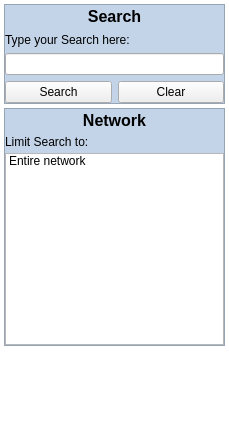
<?xml version="1.0" encoding="UTF-8"?>
<ui version="4.0">
 <class>SearchView</class>
 <widget class="QWidget" name="SearchView">
  <property name="geometry">
   <rect>
    <x>0</x>
    <y>0</y>
    <width>229</width>
    <height>441</height>
   </rect>
  </property>
  <property name="windowTitle">
   <string>Form</string>
  </property>
  <property name="styleSheet">
   <string notr="true">QWidget#SearchView{background-color: white;}</string>
  </property>
  <layout class="QGridLayout" name="gridLayout_3">
   <property name="margin">
    <number>4</number>
   </property>
   <property name="spacing">
    <number>4</number>
   </property>
   <item row="0" column="0">
    <widget class="QFrame" name="frame">
     <property name="styleSheet">
      <string notr="true">QFrame { 
background-color: #C3D4E8;
}</string>
     </property>
     <property name="frameShape">
      <enum>QFrame::StyledPanel</enum>
     </property>
     <property name="frameShadow">
      <enum>QFrame::Raised</enum>
     </property>
     <layout class="QGridLayout" name="gridLayout">
      <property name="margin">
       <number>0</number>
      </property>
      <property name="horizontalSpacing">
       <number>6</number>
      </property>
      <item row="0" column="0" colspan="2">
       <widget class="QToolButton" name="toolButtonSearchHeader">
        <property name="sizePolicy">
         <sizepolicy hsizetype="Expanding" vsizetype="Fixed">
          <horstretch>0</horstretch>
          <verstretch>0</verstretch>
         </sizepolicy>
        </property>
        <property name="font">
         <font>
          <pointsize>12</pointsize>
          <weight>75</weight>
          <bold>true</bold>
         </font>
        </property>
        <property name="styleSheet">
         <string notr="true">QToolButton { 
background-color: qlineargradient(x1:0, y1:0, x2:0, y2:1,
                                       stop:0 #C3D4E8, stop:1 #ECF9FB);

border: none;
}

QToolButton:hover {
background-color: #AFBED0;
}</string>
        </property>
        <property name="text">
         <string>Search</string>
        </property>
        <property name="icon">
         <iconset resource="resources.qrc">
          <normaloff>:/resources/system-search2.png</normaloff>:/resources/system-search2.png</iconset>
        </property>
        <property name="checkable">
         <bool>true</bool>
        </property>
        <property name="checked">
         <bool>true</bool>
        </property>
        <property name="toolButtonStyle">
         <enum>Qt::ToolButtonTextBesideIcon</enum>
        </property>
       </widget>
      </item>
      <item row="1" column="0" colspan="2">
       <widget class="QLabel" name="labelType">
        <property name="sizePolicy">
         <sizepolicy hsizetype="Preferred" vsizetype="Minimum">
          <horstretch>0</horstretch>
          <verstretch>0</verstretch>
         </sizepolicy>
        </property>
        <property name="maximumSize">
         <size>
          <width>16777215</width>
          <height>24</height>
         </size>
        </property>
        <property name="text">
         <string>Type your Search here:</string>
        </property>
       </widget>
      </item>
      <item row="2" column="0" colspan="2">
       <widget class="QLineEdit" name="lineEdit">
        <property name="toolTip">
         <string>the words to search</string>
        </property>
        <property name="whatsThis">
         <string>Here you can enter the words you are searching for.</string>
        </property>
        <property name="alignment">
         <set>Qt::AlignLeading</set>
        </property>
       </widget>
      </item>
      <item row="3" column="0">
       <widget class="QPushButton" name="pushButton">
        <property name="toolTip">
         <string>click on this button to run a new search</string>
        </property>
        <property name="whatsThis">
         <string>This button run a new search.</string>
        </property>
        <property name="text">
         <string>Search</string>
        </property>
       </widget>
      </item>
      <item row="3" column="1">
       <widget class="QPushButton" name="clearButton">
        <property name="text">
         <string>Clear</string>
        </property>
       </widget>
      </item>
     </layout>
    </widget>
   </item>
   <item row="1" column="0">
    <widget class="QFrame" name="frame_2">
     <property name="styleSheet">
      <string notr="true">QFrame#frame_2 { 
background-color: #C3D4E8;
}</string>
     </property>
     <property name="frameShape">
      <enum>QFrame::StyledPanel</enum>
     </property>
     <property name="frameShadow">
      <enum>QFrame::Raised</enum>
     </property>
     <layout class="QGridLayout" name="gridLayout_2">
      <property name="horizontalSpacing">
       <number>0</number>
      </property>
      <property name="verticalSpacing">
       <number>4</number>
      </property>
      <property name="margin">
       <number>0</number>
      </property>
      <item row="2" column="0">
       <widget class="QListWidget" name="friendsList">
        <property name="whatsThis">
         <string>Here you can limit the search to one host.</string>
        </property>
        <item>
         <property name="text">
          <string>Entire network</string>
         </property>
        </item>
       </widget>
      </item>
      <item row="1" column="0">
       <widget class="QLabel" name="label_2">
        <property name="text">
         <string>Limit Search to:</string>
        </property>
       </widget>
      </item>
      <item row="0" column="0">
       <widget class="QToolButton" name="toolButtonNetworkHeader">
        <property name="sizePolicy">
         <sizepolicy hsizetype="Expanding" vsizetype="Fixed">
          <horstretch>0</horstretch>
          <verstretch>0</verstretch>
         </sizepolicy>
        </property>
        <property name="font">
         <font>
          <pointsize>12</pointsize>
          <weight>75</weight>
          <bold>true</bold>
         </font>
        </property>
        <property name="styleSheet">
         <string notr="true">QToolButton { 
background-color: qlineargradient(x1:0, y1:0, x2:0, y2:1,
                                       stop:0 #C3D4E8, stop:1 #ECF9FB);
border: none;
}

QToolButton:hover {
background-color: #AFBED0;
}
</string>
        </property>
        <property name="text">
         <string>Network</string>
        </property>
        <property name="icon">
         <iconset resource="resources.qrc">
          <normaloff>:/resources/connections16.png</normaloff>:/resources/connections16.png</iconset>
        </property>
        <property name="checkable">
         <bool>true</bool>
        </property>
        <property name="checked">
         <bool>true</bool>
        </property>
        <property name="toolButtonStyle">
         <enum>Qt::ToolButtonTextBesideIcon</enum>
        </property>
       </widget>
      </item>
     </layout>
    </widget>
   </item>
   <item row="2" column="0">
    <spacer name="verticalSpacer">
     <property name="orientation">
      <enum>Qt::Vertical</enum>
     </property>
     <property name="sizeType">
      <enum>QSizePolicy::Expanding</enum>
     </property>
     <property name="sizeHint" stdset="0">
      <size>
       <width>20</width>
       <height>40</height>
      </size>
     </property>
    </spacer>
   </item>
  </layout>
 </widget>
 <resources>
  <include location="resources.qrc"/>
 </resources>
 <connections>
  <connection>
   <sender>lineEdit</sender>
   <signal>returnPressed()</signal>
   <receiver>pushButton</receiver>
   <slot>click()</slot>
   <hints>
    <hint type="sourcelabel">
     <x>95</x>
     <y>68</y>
    </hint>
    <hint type="destinationlabel">
     <x>95</x>
     <y>94</y>
    </hint>
   </hints>
  </connection>
  <connection>
   <sender>toolButtonSearchHeader</sender>
   <signal>toggled(bool)</signal>
   <receiver>labelType</receiver>
   <slot>setVisible(bool)</slot>
   <hints>
    <hint type="sourcelabel">
     <x>87</x>
     <y>18</y>
    </hint>
    <hint type="destinationlabel">
     <x>114</x>
     <y>54</y>
    </hint>
   </hints>
  </connection>
  <connection>
   <sender>toolButtonSearchHeader</sender>
   <signal>toggled(bool)</signal>
   <receiver>lineEdit</receiver>
   <slot>setVisible(bool)</slot>
   <hints>
    <hint type="sourcelabel">
     <x>114</x>
     <y>30</y>
    </hint>
    <hint type="destinationlabel">
     <x>114</x>
     <y>77</y>
    </hint>
   </hints>
  </connection>
  <connection>
   <sender>toolButtonSearchHeader</sender>
   <signal>toggled(bool)</signal>
   <receiver>pushButton</receiver>
   <slot>setVisible(bool)</slot>
   <hints>
    <hint type="sourcelabel">
     <x>114</x>
     <y>30</y>
    </hint>
    <hint type="destinationlabel">
     <x>65</x>
     <y>105</y>
    </hint>
   </hints>
  </connection>
  <connection>
   <sender>toolButtonSearchHeader</sender>
   <signal>toggled(bool)</signal>
   <receiver>clearButton</receiver>
   <slot>setVisible(bool)</slot>
   <hints>
    <hint type="sourcelabel">
     <x>114</x>
     <y>30</y>
    </hint>
    <hint type="destinationlabel">
     <x>163</x>
     <y>105</y>
    </hint>
   </hints>
  </connection>
  <connection>
   <sender>toolButtonNetworkHeader</sender>
   <signal>toggled(bool)</signal>
   <receiver>label_2</receiver>
   <slot>setVisible(bool)</slot>
   <hints>
    <hint type="sourcelabel">
     <x>114</x>
     <y>120</y>
    </hint>
    <hint type="destinationlabel">
     <x>114</x>
     <y>142</y>
    </hint>
   </hints>
  </connection>
  <connection>
   <sender>toolButtonNetworkHeader</sender>
   <signal>toggled(bool)</signal>
   <receiver>friendsList</receiver>
   <slot>setVisible(bool)</slot>
   <hints>
    <hint type="sourcelabel">
     <x>114</x>
     <y>120</y>
    </hint>
    <hint type="destinationlabel">
     <x>114</x>
     <y>294</y>
    </hint>
   </hints>
  </connection>
 </connections>
</ui>
